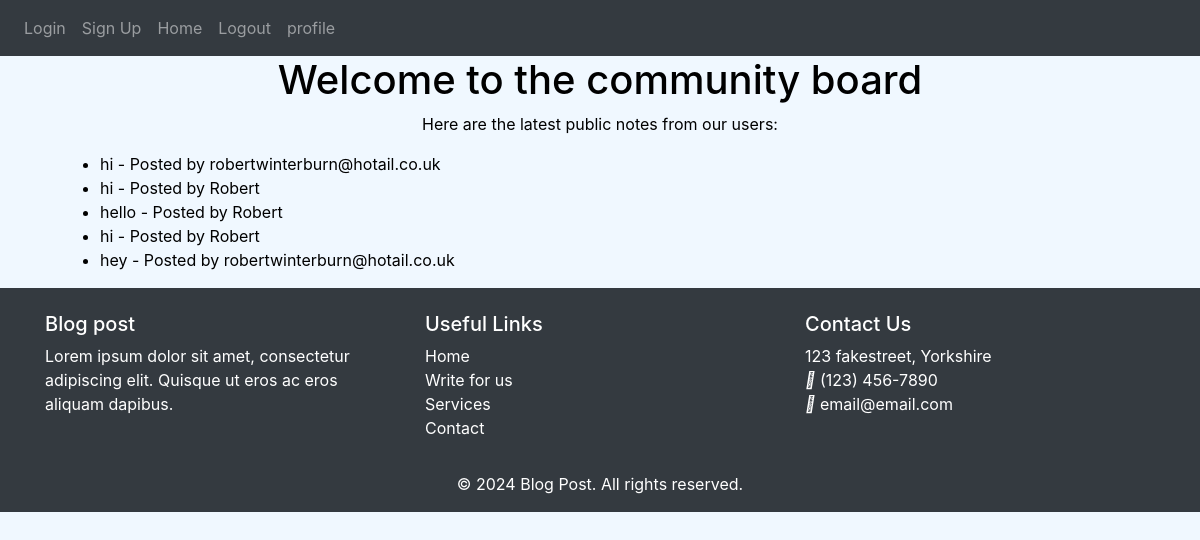
Page /home on the earlier database version.
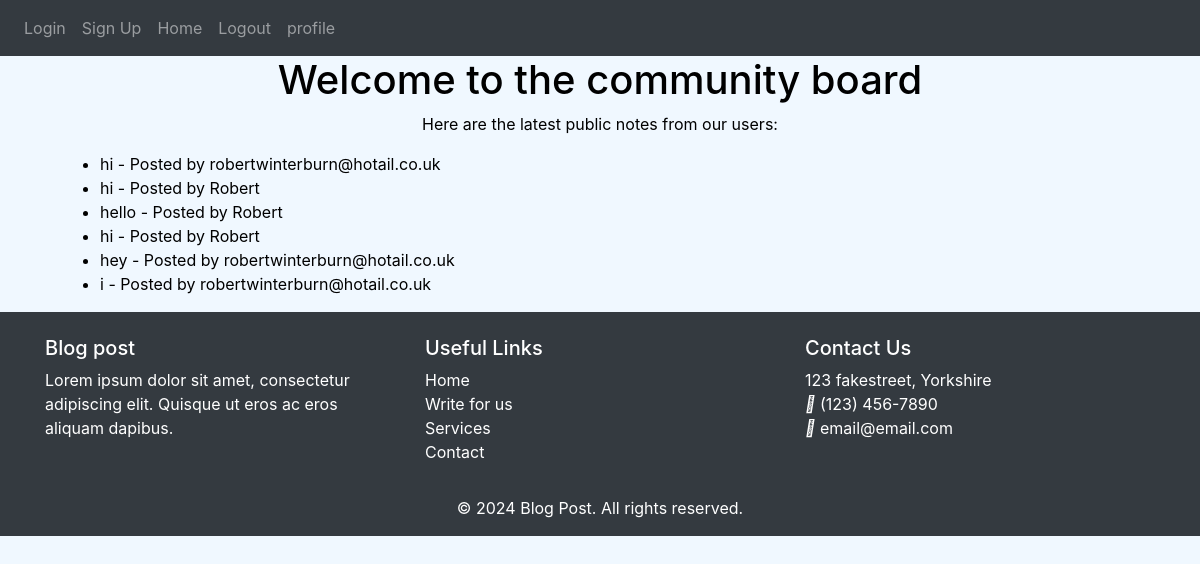
Same page on the later database version.
### models.py (models this page shows)
class Note(db.Model):
    __tablename__ = 'notes'
    id = db.Column(db.Integer, primary_key=True)
    data = db.Column(db.String(1000), nullable=False)
    user_id = db.Column(db.Integer, db.ForeignKey('users.id'))
    is_public = db.Column(db.Boolean, default=False)
    user = db.relationship('User', back_populates='notes')

class User(db.Model, UserMixin):
    __tablename__ = 'users'
    id = db.Column(db.Integer, primary_key=True)
    email = db.Column(db.String(150), unique=True, nullable=False)
    password = db.Column(db.String(150), nullable=False)
    first_name = db.Column(db.String(150), nullable=False)
    notes = db.relationship('Note', back_populates='user')
    comments = db.relationship('Comment', back_populates='user')
    blog_posts = db.relationship('BlogPost', back_populates='user')

### views.py (the view)
@views.route('/home')
def show_public_notes():
    public_notes = Note.query.filter_by(is_public=True).all()
    print(public_notes)  # Print notes to console
    return render_template('home.html', public_notes=public_notes)

### app/templates/home.html (shortened to what this page needs)
{% extends "base.html" %}
{% block content %}
<div class="container">
    <h1 class="text-center">Welcome to the community board</h1>
    <p class="text-center bg-blue">Here are the latest public notes from our users:</p>
</div>
<div class="container">
    <ul>
        {% if public_notes %}
            {% for note in public_notes %}
                <li>{{ note.data }} - Posted by {{ note.user.first_name }}</li>
            {% endfor %}
        {% else %}
            <li>No public notes yet.</li>
        {% endif %}
    </ul>
</div>
{% endblock %}

### app/templates/base.html (shortened to what this page needs)
<!DOCTYPE html>
<html lang="en">
<head>
    <link
      rel="stylesheet"
      href="https://stackpath.bootstrapcdn.com/bootstrap/4.4.1/css/bootstrap.min.css"
    />
    <link
      rel="stylesheet"
      href="https://stackpath.bootstrapcdn.com/font-awesome/4.7.0/css/font-awesome.min.css"
    />
    <link rel="stylesheet" type="text/css" href="{{ url_for('static', filename='styles.css')}}">
</head>
<body>
  <nav id="nav" class ="navbar navbar-expand-lg navbar-dark bg-dark">
    <div class="collapse navbar-collapse" id="navbar">
        <div class="navbar-nav">
            <a class="nav-item nav-link" id="login" href="/login">Login </a>
            <a class="nav-item nav-link" id="signUp" href="/sign-up">Sign Up </a>
            <a class="nav-item nav-link" id="home" href="/home">Home </a>
            <a class="nav-item nav-link" id="logout" href="/logout">Logout </a>
            <a class="nav-item nav-link" id="profile" href="/profile">profile </a>
        </div>
    </div>
</nav>
<div class="container">
    {% block content %}
    {% endblock %}
</div>
<footer class="bg-dark text-white pt-4">
  <div class="container">
      <div class="row">
          <div class="col-md-4">
              <h5>Blog post</h5>
              <p>Lorem ipsum dolor sit amet, consectetur adipiscing elit. Quisque ut eros ac eros aliquam dapibus.</p>
          </div>
          <div class="col-md-4">
              <h5>Useful Links</h5>
              <ul class="list-unstyled">
                  <li><a href="#" class="text-white">Home</a></li>
                  <li><a href="#" class="text-white">Write for us</a></li>
                  <li><a href="#" class="text-white">Services</a></li>
                  <li><a href="#" class="text-white">Contact</a></li>
              </ul>
          </div>
          <div class="col-md-4">
              <h5>Contact Us</h5>
              <ul class="list-unstyled">
                  <li> 123 fakestreet, Yorkshire</li>
                  <li><i class="fas fa-phone"></i> (123) 456-7890</li>
                  <li><i class="fas fa-envelope"></i> email@email.com</li>
              </ul>
          </div>
      </div>
      <div class="row">
          <div class="col-12 text-center mt-3">
              <p>&copy; 2024 Blog Post. All rights reserved.</p>
          </div>
      </div>
  </div>
</footer>
</body>
</html>

### static/styles.css (style rules this page uses)
body { color: #000000; background-color: aliceblue; }
footer { position: sticky }

Differences in the rows shown:
added Note: data "i", user.first_name "robertwinterburn@hotail.co.uk"
